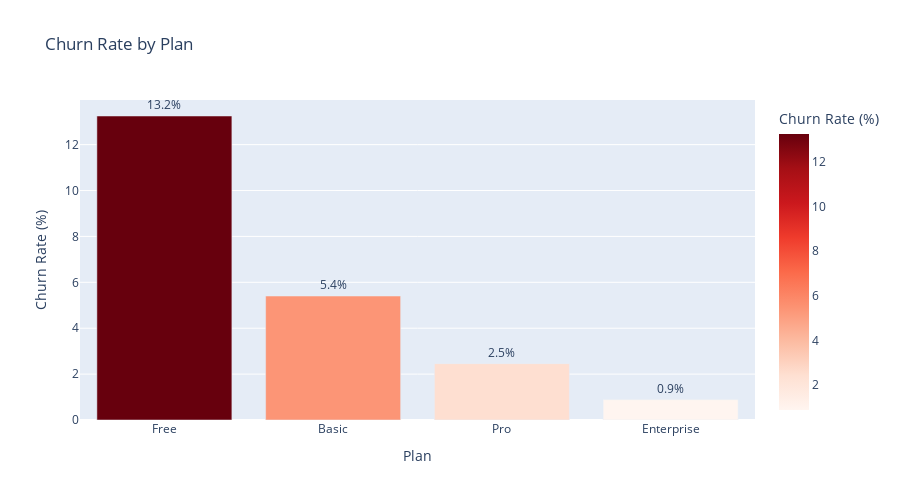

The notebook cell this image was saved under:
### Code cell
fig = px.bar(
    churn_by_plan.reset_index(),
    x='plan',
    y='churn_rate',
    title='Churn Rate by Plan',
    labels={'churn_rate': 'Churn Rate (%)', 'plan': 'Plan'},
    text='churn_rate',
    color='churn_rate',
    color_continuous_scale='Reds'
)
fig.update_traces(texttemplate='%{text:.1f}%', textposition='outside')
fig.update_layout(
    showlegend=False,
    height=500,
    xaxis={'categoryorder': 'total descending'}
)
fig.show()

### Figure 1 — Plotly figure (JSON) as saved in the notebook; plotly's stock layout.template omitted (floating-point values rounded to 4 significant figures)
{"data": [{"hovertemplate": "Plan=%{x}<br>Churn Rate (%)=%{marker.color}<extra></extra>", "legendgroup": "", "marker": {"color": [13.25, 5.402, 2.456, 0.8887], "coloraxis": "coloraxis", "pattern": {"shape": ""}}, "name": "", "orientation": "v", "showlegend": false, "text": [13.25, 5.402, 2.456, 0.8887], "textposition": "outside", "texttemplate": "%{text:.1f}%", "type": "bar", "x": ["Free", "Basic", "Pro", "Enterprise"], "xaxis": "x", "y": [13.25, 5.402, 2.456, 0.8887], "yaxis": "y"}], "layout": {"barmode": "relative", "coloraxis": {"colorbar": {"title": {"text": "Churn Rate (%)"}}, "colorscale": [[0, "rgb(255,245,240)"], [0.125, "rgb(254,224,210)"], [0.25, "rgb(252,187,161)"], [0.375, "rgb(252,146,114)"], [0.5, "rgb(251,106,74)"], [0.625, "rgb(239,59,44)"], [0.75, "rgb(203,24,29)"], [0.875, "rgb(165,15,21)"], [1, "rgb(103,0,13)"]]}, "height": 500, "legend": {"tracegroupgap": 0}, "showlegend": false, "title": {"text": "Churn Rate by Plan"}, "xaxis": {"anchor": "y", "categoryorder": "total descending", "domain": [0, 1], "title": {"text": "Plan"}}, "yaxis": {"anchor": "x", "domain": [0, 1], "title": {"text": "Churn Rate (%)"}}}}
